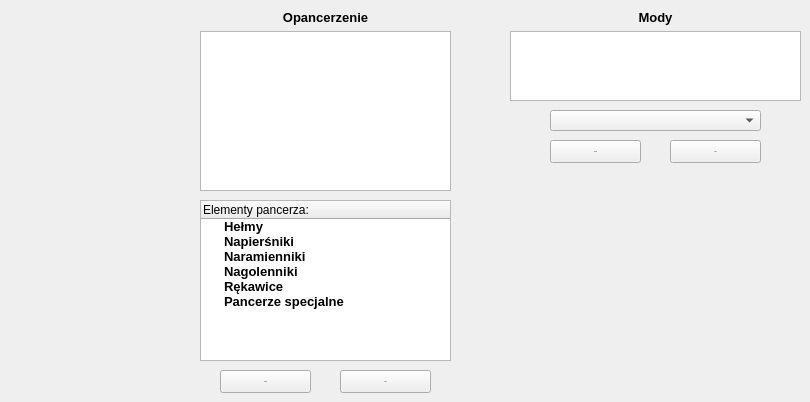
    <widget class="QWidget" name="tab_4">
     <attribute name="title">
      <string>Opancerzenie</string>
     </attribute>
     <widget class="QWidget" name="verticalLayoutWidget_3">
      <property name="geometry">
       <rect>
        <x>200</x>
        <y>10</y>
        <width>251</width>
        <height>181</height>
       </rect>
      </property>
      <layout class="QVBoxLayout" name="verticalLayout_3">
       <item>
        <widget class="QLabel" name="label_armor_list">
         <property name="font">
          <font>
           <pointsize>10</pointsize>
           <weight>75</weight>
           <bold>true</bold>
          </font>
         </property>
         <property name="text">
          <string>Opancerzenie</string>
         </property>
         <property name="alignment">
          <set>Qt::AlignCenter</set>
         </property>
        </widget>
       </item>
       <item>
        <widget class="QListWidget" name="listWidget_armors_list">
         <property name="textElideMode">
          <enum>Qt::ElideMiddle</enum>
         </property>
        </widget>
       </item>
      </layout>
     </widget>
     <widget class="QPushButton" name="pushButton_armor_remove">
      <property name="geometry">
       <rect>
        <x>340</x>
        <y>370</y>
        <width>91</width>
        <height>23</height>
       </rect>
      </property>
      <property name="font">
       <font>
        <pointsize>-1</pointsize>
       </font>
      </property>
      <property name="text">
       <string>Usuń</string>
      </property>
     </widget>
     <widget class="QPushButton" name="pushButton_armor_add">
      <property name="geometry">
       <rect>
        <x>220</x>
        <y>370</y>
        <width>91</width>
        <height>23</height>
       </rect>
      </property>
      <property name="font">
       <font>
        <pointsize>-1</pointsize>
       </font>
      </property>
      <property name="text">
       <string>Dodaj</string>
      </property>
     </widget>
     <widget class="QPushButton" name="pushButton_mod_armor_add">
      <property name="geometry">
       <rect>
        <x>550</x>
        <y>140</y>
        <width>91</width>
        <height>23</height>
       </rect>
      </property>
      <property name="font">
       <font>
        <pointsize>-1</pointsize>
       </font>
      </property>
      <property name="text">
       <string>Dodaj</string>
      </property>
     </widget>
     <widget class="QWidget" name="verticalLayoutWidget_4">
      <property name="geometry">
       <rect>
        <x>510</x>
        <y>10</y>
        <width>291</width>
        <height>91</height>
       </rect>
      </property>
      <layout class="QVBoxLayout" name="verticalLayout_4">
       <item>
        <widget class="QLabel" name="label_mod_armor">
         <property name="font">
          <font>
           <pointsize>10</pointsize>
           <weight>75</weight>
           <bold>true</bold>
          </font>
         </property>
         <property name="text">
          <string>Mody</string>
         </property>
         <property name="alignment">
          <set>Qt::AlignCenter</set>
         </property>
        </widget>
       </item>
       <item>
        <widget class="QListWidget" name="listWidget_armormods_list"/>
       </item>
      </layout>
     </widget>
     <widget class="QComboBox" name="comboBox_mod_armor_name">
      <property name="geometry">
       <rect>
        <x>550</x>
        <y>110</y>
        <width>211</width>
        <height>21</height>
       </rect>
      </property>
      <property name="font">
       <font>
        <pointsize>10</pointsize>
       </font>
      </property>
     </widget>
     <widget class="QPushButton" name="pushButton_mod_armor_remove">
      <property name="geometry">
       <rect>
        <x>670</x>
        <y>140</y>
        <width>91</width>
        <height>23</height>
       </rect>
      </property>
      <property name="font">
       <font>
        <pointsize>-1</pointsize>
       </font>
      </property>
      <property name="text">
       <string>Usuń</string>
      </property>
     </widget>
     <widget class="QTreeWidget" name="treeWidget_armor_list">
      <property name="geometry">
       <rect>
        <x>200</x>
        <y>200</y>
        <width>251</width>
        <height>161</height>
       </rect>
      </property>
      <column>
       <property name="text">
        <string>Elementy pancerza:</string>
       </property>
      </column>
      <item>
       <property name="text">
        <string>Hełmy</string>
       </property>
       <property name="font">
        <font>
         <pointsize>10</pointsize>
         <weight>75</weight>
         <bold>true</bold>
        </font>
       </property>
       <property name="flags">
        <set>ItemIsDragEnabled|ItemIsUserCheckable|ItemIsEnabled</set>
       </property>
      </item>
      <item>
       <property name="text">
        <string>Napierśniki</string>
       </property>
       <property name="font">
        <font>
         <pointsize>10</pointsize>
         <weight>75</weight>
         <bold>true</bold>
        </font>
       </property>
       <property name="flags">
        <set>ItemIsDragEnabled|ItemIsUserCheckable|ItemIsEnabled</set>
       </property>
      </item>
      <item>
       <property name="text">
        <string>Naramienniki</string>
       </property>
       <property name="font">
        <font>
         <pointsize>10</pointsize>
         <weight>75</weight>
         <bold>true</bold>
        </font>
       </property>
       <property name="flags">
        <set>ItemIsDragEnabled|ItemIsUserCheckable|ItemIsEnabled</set>
       </property>
      </item>
      <item>
       <property name="text">
        <string>Nagolenniki</string>
       </property>
       <property name="font">
        <font>
         <pointsize>10</pointsize>
         <weight>75</weight>
         <bold>true</bold>
        </font>
       </property>
       <property name="flags">
        <set>ItemIsDragEnabled|ItemIsUserCheckable|ItemIsEnabled</set>
       </property>
      </item>
      <item>
       <property name="text">
        <string>Rękawice</string>
       </property>
       <property name="font">
        <font>
         <pointsize>10</pointsize>
         <weight>75</weight>
         <bold>true</bold>
        </font>
       </property>
       <property name="flags">
        <set>ItemIsDragEnabled|ItemIsUserCheckable|ItemIsEnabled</set>
       </property>
      </item>
      <item>
       <property name="text">
        <string>Pancerze specjalne</string>
       </property>
       <property name="font">
        <font>
         <family>MS Shell Dlg 2</family>
         <pointsize>10</pointsize>
         <weight>75</weight>
         <bold>true</bold>
        </font>
       </property>
       <property name="textAlignment">
        <set>AlignLeading|AlignVCenter</set>
       </property>
       <property name="flags">
        <set>ItemIsDragEnabled|ItemIsUserCheckable|ItemIsEnabled</set>
       </property>
      </item>
     </widget>
    </widget>
